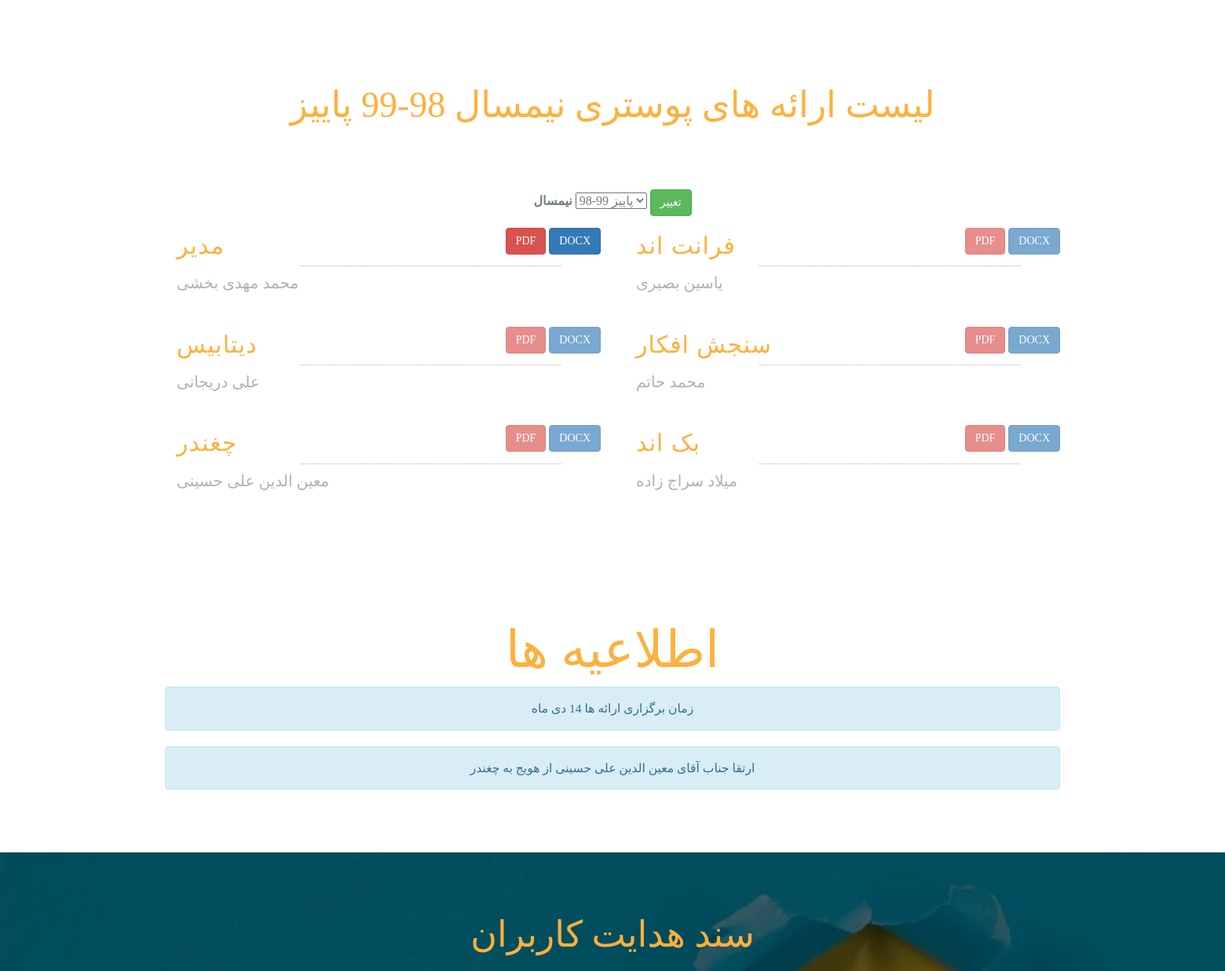
Before: / (middle part) with the older database file.
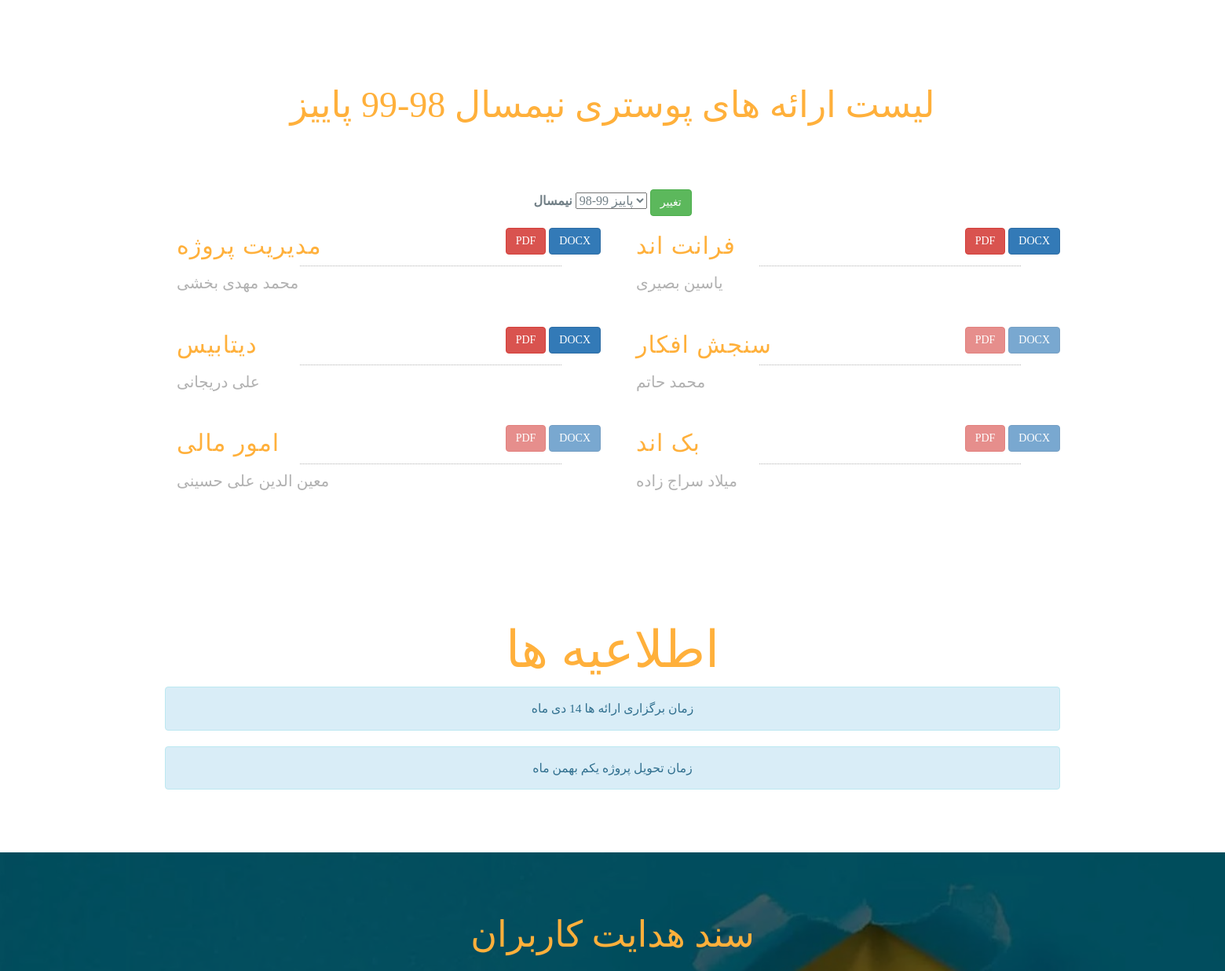
After: the same page with the newer database file.
### webSite/models.py (models this page shows, shortened)
class Semester(models.Model):
    name = models.CharField(unique=True, max_length=256, blank=False)
    created_date = models.DateTimeField('date created', default=timezone.now)
    active = models.BooleanField(default=False, blank=False)
    def __str__(self):
        return (self.name)

class Student(models.Model):
    user = models.OneToOneField(User, on_delete=models.CASCADE)
    student_id_number = models.IntegerField(unique=True)
    phone_number = models.IntegerField(unique=True)
    research_subject = models.CharField(max_length=256, blank=True)
    pdf = models.FileField(upload_to='doc1', blank=True)
    doc = models.FileField(upload_to='doc2', blank=True)
    semester = models.ForeignKey(Semester, related_name='students',
                                 on_delete=models.SET_NULL,
                                 blank=True, null=True)
    guid_instructor = models.ForeignKey(Professor,
                                        related_name='students',
                                        on_delete=models.SET_NULL,
                                        blank=True, null=True)
    total_grade = models.FloatField(blank=True, null=True)
    def __str__(self):
        return (self.user.first_name + ' ' +  # pylint: disable=no-member
                self.user.last_name)  # pylint: disable=no-member

class Notification(models.Model):
    text = models.CharField(max_length=500, blank=False)
    def __str__(self):
        return self.text

### webSite/views.py (the view, shortened to what this page needs)
# urls.py: path('', views.index, name='index'),
def index(request):
    template = 'index.html'
    model = Semester
    context_object_name = 'Semester'
    context = {}
    semesters = Semester.objects.all().order_by('-created_date')
    semester = semesters[0]
    Semester_students = semester.students.all()
    context['Semester_students'] = Semester_students
    context['notifications'] = Notification.objects.all()
    context['selected'] = semester
    context['semesters'] = semesters
    return render(request, template, context)

### templates/index.html (shortened to what this page needs)
<!DOCTYPE html>
{% load staticfiles %}
<html lang="en">
<head>
    <link rel="stylesheet" type="text/css" href="{% static 'css/font-awesome.min.css' %}">
    <link rel="stylesheet" type="text/css" href="{% static 'css/bootstrap.min.css' %}">
    <link rel="stylesheet" type="text/css" href="{% static 'css/style.css' %}">
</head>
<body>
<section id="menu-list" class="section-padding">
    <div class="container">
        <div class="row">
            <div class="col-md-12 text-center marb-35">
                <h1 class="header-h">لیست ارائه های پوستری نیمسال {{selected}} </h1>
            </div>
            <div class="col-md-12 text-center marb-35">
        </div>
            <div class="container text-center d-flex justify-content-center">
                <form class="form-inline" action="" method="POST">
                        <label class="my-1 mr-2" for="inlineFormCustomSelectPref">نیمسال</label>
                        <select name='semester_name' class="custom-select my-1 mr-sm-2 " id="inlineFormCustomSelectPref">
                        <option selected value="{{ selected }}">{{ selected }}</option>
                        </select>
                        <button name='change' type="submit" class="btn btn-success my-1">تغییر</button>
                    </form>
            </div>
            <div id="menu-wrapper">
                {% for student in Semester_students %}
                    <div class="breakfast menu-restaurant">
                        <span class="clearfix">
                            <div class="container">
                            <p  class="menu-title">{{ student.research_subject }}</p>
                        </div>
                          <span style="left: 166px; right: 44px;" class="menu-line"></span>
                          <span class="menu-price">
                            {% if selected.active  %}
                                {% if student.pdf %}
                                        <a class='btn btn-danger' href="{{student.pdf.url}}">PDF</a>
                                {% else %}
                                <a href="#" class="btn btn-danger disabled" tabindex="-1" role="button" aria-disabled="true">PDF</a>
                                {% endif %}
                                {% if student.doc %}
                                        <a class='btn btn-primary' href="{{student.doc.url}}">DOCX</a>
                                {% else %}
                                        <a href="#" class="btn btn-primary disabled" tabindex="-1" role="button" aria-disabled="true">DOCX</a>
                                {% endif %}
                            {% endif %}
                    </span>
                        </span>
                        <div class='container'>
                        <span class="menu-subtitle">{{ student }}</span>
                    </div>
                    </div>
                {% endfor %}
            </div>
        </div>
    </div>
    <div class="container">
        <div class="row">
            <div class="inner text-center">
                <h1 class="logo-name titr_text">اطلاعیه ها</h1>
            </div>
        </div>
        <div class="center-block text-center">
            {% for notification in notifications %}
                <div class="alert alert-info" style="direction: rtl; font-size: 1vw">
                    {{notification}}
            </div>
            {% endfor %}
        </div>
    </div>
</section>
<section id="event">
    <div class="bg-color" class="section-padding">
        <div class="container">
            <div class="row">
                <div class="col-xs-12 text-center" style="padding:60px;">
                    <h1 class="header-h">سند هدایت کاربران</h1>
                </div>
            </div>
        </div>
    </div>
</section>
</body>
</html>

### static/css/style.css (style rules this page uses)
.titr_text { font-family: "2 Titr", "B Yekan"; }
body { font-size: 15px; line-height: 1.52; color: #717f86; font-size: 16px; font-family: 'B Yekan'; font-weight: 400; overflow-x: hidden; }
.bg-color { background-color: RGBA(0, 0, 0, 0.61); min-height: 630px; }
.section-padding { padding: 60px 0px; }
.logo-name { font-family: "B Yekan", "B Koodak"; font-size: 65px; margin-top: 140px; color: #FFB03B; }
.header-h { color: #FFB03B; font-size: 46px; font-family: "B Yekan", "B Koodak"; font-weight: 300; }
.marb-35 { margin-bottom: 35px; }
#event { background: url('../img/ques.jpg') no-repeat; background-size: cover; }
.menu-restaurant { width: 50%; float: left; padding: 15px; position: relative; }
.menu-restaurant .menu-title { float: left; font-family: "2 Mitra",arial; font-size: 3rem; text-transform: uppercase; letter-spacing: 1px; color: #FFB03B; }
.menu-restaurant .menu-line { position: absolute; bottom: 6px; border-bottom: 1px dotted rgba(0,0,0,.3); margin-left: .6rem; margin-right: .6rem; }
.menu-restaurant .menu-price { font-weight: 600; position: absolute; right: 0; top: 0; }
.menu-restaurant .menu-subtitle { display: block; float: left; color: #B1B1B1; font-family: "B Nazanin",'Open Sans',arial; font-size: 2rem; }
.menu-restaurant span.clearfix { position: relative; display: block; }

Changed rows visible on the page:
changed Student "محمد مهدی بخشی": research_subject "مدیر" → "مدیریت پروژه"
changed Student "فرانت اند": doc empty → "doc2/document2.docx" (drawn)
changed Student "دیتابیس": pdf empty → "doc1/document3.pdf" (drawn); doc empty → "doc2/document3.docx" (drawn)
changed Student "معین الدین علی حسینی": research_subject "چغندر" → "امور مالی"
changed Notification: text "ارتقا جناب آقای معین الدین علی حسینی از هویج به چغندر" → "زمان تحویل پروژه یکم بهمن ماه"
